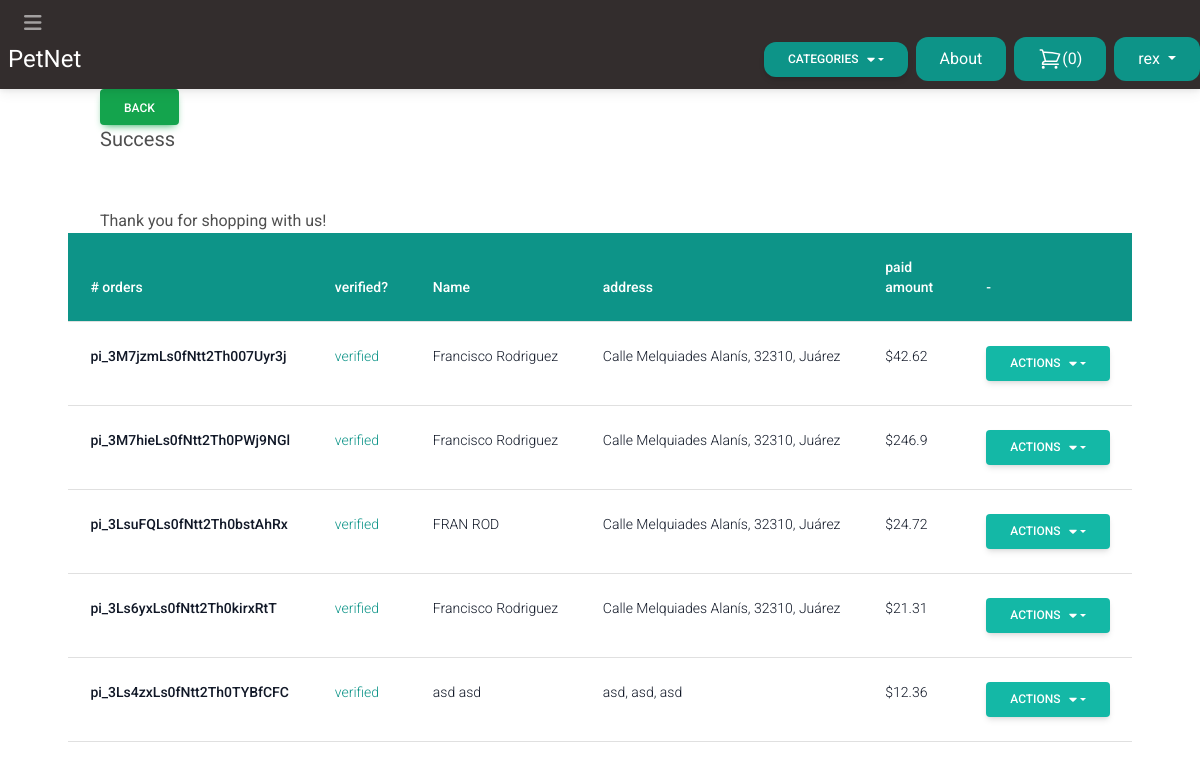
/cart/success/ (signed in), run on an earlier commit of the app's database.
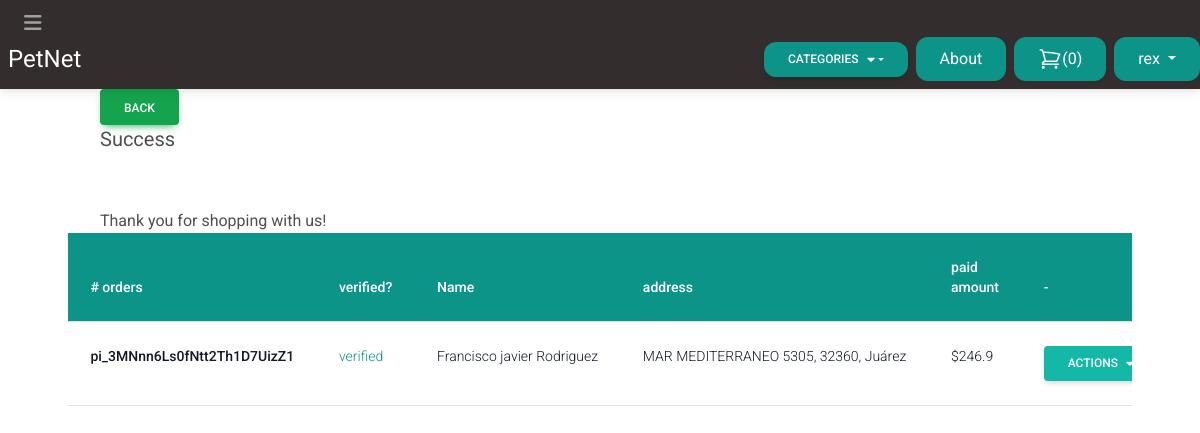
And on a later commit of the database.
### store/models.py (models this page shows, shortened)
class Order(models.Model):
    first_name = models.CharField(max_length=255)
    last_name = models.CharField(max_length=255)
    address = models.CharField(max_length=255)
    zipcode = models.CharField(max_length=255)
    city = models.CharField(max_length=255)
    paid_amount = models.IntegerField(blank=True, null=True)
    is_paid = models.BooleanField(default=False)
    payment_intent = models.CharField(max_length=255)
    discount_code = models.CharField(max_length=35, null=True, blank=True)
    created_by = models.ForeignKey(User, related_name='orders', on_delete=models.SET_NULL, null=True)
    created_at = models.DateTimeField(auto_now_add=True)
    is_shipped = models.BooleanField(default=False)
    class Meta:
        ordering = ('-created_at',)
    def get_display_price(self):
        return self.paid_amount /100

### store/decorator.py (the view)
        def wrapper(request,*args, **kwargs):
            if request.user.is_anonymous:
                return redirect('login')
            elif 'customer' in dir(request.user):
                if request.user.customer.stripe_cus_id!='':
                    return function(request,*args, **kwargs)
                else:
                    messages.info(request,"Introduzca por favor sus datos para poder continuar ")
                    vi = reverse('create_customer_already_signup', kwargs={'pk':str(request.user.id)})
                    return redirect(f'{vi}?next={request.path}')
            else:
                messages.info(request,"Introduzca por favor sus datos para poder continuar ")
                vi = reverse('create_customer_already_signup', kwargs={'pk':str(request.user.id)})
                return redirect(f'{vi}?next={request.path}')

### store/cart.py (called while the page is built)
    def __len__(self):
        return sum(item['quantity'] for item in self.cart.values())

### store/context_processors.py (called while the page is built)
def cart(request):
    return {'cart':Cart(request)}

### store/templatetags/menu.py (called while the page is built)
@register.inclusion_tag('core/menu.html')
def menu(*args, **kwargs):
    categories = Category.objects.annotate(product_count=Count('products')).filter(product_count__gt=0)
    return {'categories': categories}

@register.simple_tag
def back_button(request):
    print('REQUES',request.META.get('HTTP_REFERER', '/'))
    if request.method == 'GET':
        return True #request.META.get('HTTP_REFERER', '/')
    return False

### store/views.py (called while the page is built)
@login_required
@verify_customer()
def success(request):
    form = OrderForm()
    orders = Order.objects.filter(created_by=request.user)
    return render(request, 'store/success.html',{
        'form':form,
        'orders':orders
    })

### store/templates/store/success.html (shortened to what this page needs)
{% extends 'core/base.html' %}
{% block content %}
    <h1 class="mb-6 text-xl"> Success </h1>
    <p>Thank you for shopping with us!</p>
    <div class="flex flex-col">
        <div class="overflow-x-auto sm:-mx-6 lg:-mx-8">
            <table class="table">
                <thead class="bg-teal-600">
                  <tr>
                    <th scope="col" class="text-sm font-medium text-white px-6 py-4">
                        # orders
                    </th>
                    <th class="text-sm font-medium text-white px-6 py-4">
                        verified?
                    </th>
                    <th class="text-sm font-medium text-white px-6 py-4">
                      Name
                    </th>
                    <th class="text-sm font-medium text-white px-6 py-4">
                      address
                    </th>
                    <th class="text-sm font-medium text-white px-6 py-4">
                      paid amount
                    </th>
                    <th class="text-sm font-medium text-white px-6 py-4">
                        -
                    </th>
                  </tr>
                </thead >
                <tbody>
                    {% for order in orders %}
                            <tr class="bg-white border-b">
                                <td class="px-6 py-4 whitespace-nowrap text-sm font-medium text-gray-900">
                                    {% if not order.is_paid %}
                                        <button onclick="verified(event, '{{order.payment_intent}}')" class="py-4 px-8 bg-teal-500 text-white hover:bg-teal-800 rounded-xl">
                                            {{order.payment_intent}}
                                        </button>
                                    {% else %}
                                        {{order.payment_intent}}
                                    {% endif %}
                                </td>
                                <td class="{% if order.is_paid %}text-teal-600{% endif %} text-sm text-gray-900 font-light px-6 py-4 whitespace-nowrap">
                                    {% if order.is_paid %}
                                        verified
                                    {% else %}
                                        not verified
                                    {% endif %}
                                </td>
                                <td class="text-sm text-gray-900 font-light px-6 py-4 whitespace-nowrap">
                                    {{order.first_name}} {{order.last_name}}
                                </td>
                                <td class="text-sm text-gray-900 font-light px-6 py-4 whitespace-nowrap">
                                    {{order.address}}, {{order.zipcode}}, {{order.city}}
                                </td>
                                <td class="text-sm text-gray-900 font-light px-6 py-4 whitespace-nowrap">
                                    ${{order.get_display_price}}
                                </td>
                                <td class="text-sm text-gray-900 font-light px-6 py-4 whitespace-nowrap">
                                    {% include "store/partials/actions_dropdownBtn.html" %}
                                </td>
                            </tr class="bg-white border-b">
                    {% endfor %}
                </tbody>
            </table>
        </div>
    </div>
{% endblock content %}

### core/templates/core/base.html (shortened to what this page needs)
{% load menu %}
<!doctype html>
<html>
<head>
    <link rel="stylesheet" href="https://cdnjs.cloudflare.com/ajax/libs/font-awesome/6.0.0/css/all.min.css" />
    <link rel="stylesheet" href="https://cdn.jsdelivr.net/npm/tw-elements/dist/css/index.min.css" />
    <link href="https://cdnjs.cloudflare.com/ajax/libs/font-awesome/6.0.0/css/all.min.css" rel="stylesheet"/>
    <link href="https://cdnjs.cloudflare.com/ajax/libs/mdb-ui-kit/6.0.0/mdb.min.css" rel="stylesheet"/>
    <script src="https://cdn.tailwindcss.com"></script>
</head>
<body>
    {% include "core/partials/navbar.html" %}
    <div class="container">
        {% back_button request as back_button_html %}
        {% if back_button_html %}
            <a href="{{ request.META.HTTP_REFERER }}" class="btn btn-success">Back</a>
        {% endif %}
        {% block content %}
        {% endblock content %}
    </div>
</body>
</html>

### core/templates/core/partials/navbar.html (shortened to what this page needs)
{% load menu %}
<nav class="navbar navbar-dark bg-dark">
    <div class="container-fluid">
        <button
        class="navbar-toggler"
        type="button"
        data-mdb-toggle="collapse"
        data-mdb-target="#navbarToggleExternalContent"
        aria-controls="navbarToggleExternalContent"
        aria-expanded="false"
        aria-label="Toggle navigation"
        >
        <i class="fas fa-bars"></i>
        </button>
    </div>
    <div class="logo">
        <a href="/" class="pl-2 text-2xl text-white">PetNet</a>
    </div>
    <div class="menu flex items-center space-x-2">
        <div class="flex justify-center">
            {% menu %}
        </div>
        <a href="{% url 'about' %}" class="px-6 py-2.5 bg-teal-600 text-white rounded-xl hover:bg-teal-900">About</a>
        <a href="{% url 'cart_view' %}" class="flex px-6 py-2.5 bg-teal-600 text-white rounded-xl hover:bg-teal-900">
            <span>({{cart|length}})</span>
        </a>
        <ul class="flex px-6 py-2.5 bg-teal-600 text-white rounded-xl hover:bg-teal-900">
            <li class="nav-item dropdown">
              <a
                class="nav-link dropdown-toggle"
                href="#"
                id="navbarDropdownMenuLink"
                role="button"
                data-mdb-toggle="dropdown"
                aria-expanded="false"
              >
              {{ request.user }}
              </a>
            </li>
        </ul>
    </div>
</nav>

### core/templates/core/menu.html (shortened to what this page needs)
<div>
    <div class="dropdown relative">
    <button
        class="
        dropdown-toggle
        px-6
        py-2.5
        bg-teal-600
        text-white
        font-medium
        text-xs
        leading-tight
        uppercase
        rounded-xl
        shadow-md
        hover:bg-teal-700 hover:shadow-lg
        focus:bg-teal-700 focus:shadow-lg focus:outline-none focus:ring-0
        active:bg-teal-800 active:shadow-lg active:text-white
        transition
        duration-150
        ease-in-out
        flex
        items-center
        whitespace-nowrap
        "
        type="button"
        id="dropdownMenuButton1"
        data-bs-toggle="dropdown"
        aria-expanded="false"
    >
        Categories
    </button>
    </div>
</div>

### store/templates/store/partials/actions_dropdownBtn.html (shortened to what this page needs)
{% extends 'store/partials/dropdownBtn_base.html' %}
{% block btn_name %}Actions{% endblock btn_name %}

### store/templates/store/partials/dropdownBtn_base.html (shortened to what this page needs)
<div class="dropdown relative">
    <button
      class="
        dropdown-toggle
        px-6
        py-2.5
        bg-teal-500
        text-white
        font-medium
        text-xs
        leading-tight
        uppercase
        rounded
        shadow-md
        hover:bg-teal-600 hover:shadow-lg
        focus:bg-teal-600 focus:shadow-lg focus:outline-none focus:ring-0
        active:bg-teal-700 active:shadow-lg active:text-white
        transition
        duration-150
        ease-in-out
        flex
        items-center
        whitespace-nowrap
      "
      type="button"
      id="dropdownMenuButton8"
      data-bs-toggle="dropdown"
      aria-expanded="false"
    >
      {% block btn_name %}{% endblock btn_name %}
    </button>
</div>

### store/templates/store/partials/modal.html (shortened to what this page needs)
{% load widget_tweaks %}

What changed in the data, as far as the page shows it:
removed Order: payment_intent "pi_3M7jzmLs0fNtt2Th007Uyr3j", is_paid "verified", first_name "Francisco", last_name "Rodriguez", address "Calle Melquiades Alanís", zipcode "32310", city "Juárez", get_display_price "42.62"
removed Order: payment_intent "pi_3M7hieLs0fNtt2Th0PWj9NGl", is_paid "verified", first_name "Francisco", last_name "Rodriguez", address "Calle Melquiades Alanís", zipcode "32310", city "Juárez", get_display_price "246.9"
removed Order: payment_intent "pi_3LsuFQLs0fNtt2Th0bstAhRx", is_paid "verified", first_name "FRAN", last_name "ROD", address "Calle Melquiades Alanís", zipcode "32310", city "Juárez", get_display_price "24.72"
removed Order: payment_intent "pi_3Ls6yxLs0fNtt2Th0kirxRtT", is_paid "verified", first_name "Francisco", last_name "Rodriguez", address "Calle Melquiades Alanís", zipcode "32310", city "Juárez", get_display_price "21.31"
removed Order: payment_intent "pi_3Ls4zxLs0fNtt2Th0TYBfCFC", is_paid "verified", first_name "asd", last_name "asd", address "asd", zipcode "asd", city "asd", get_display_price "12.36"
added Order: payment_intent "pi_3MNnn6Ls0fNtt2Th1D7UizZ1", is_paid "verified", first_name "Francisco javier", last_name "Rodriguez", address "MAR MEDITERRANEO 5305", zipcode "32360", city "Juárez", get_display_price "246.9"
